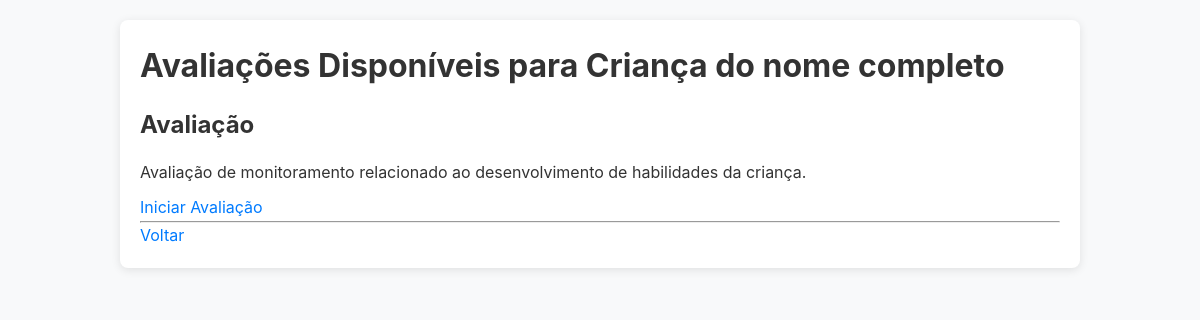
/assessments/ (signed in), run on the app's committed database.
### core/models.py (models this page shows, shortened)
class Profile(models.Model):
    user = models.ForeignKey(User, on_delete=models.CASCADE, related_name='profiles')
    name = models.CharField(max_length=255, verbose_name="Nome Completo")
    GRAU_AUTISMO_CHOICES = [
        ('1', 'Nível 1 - Leve'),
        ('2', 'Nível 2 - Moderado'),
        ('3', 'Nível 3 - Severo'),
    ]
    data_nascimento = models.DateField(verbose_name="Data de Nascimento")
    grau_autismo = models.CharField(
        max_length=1,
        choices=GRAU_AUTISMO_CHOICES,
        verbose_name="Grau de Autismo"
    )
    tem_laudo = models.BooleanField(default=False, verbose_name="Possui laudo médico?")
    is_active = models.BooleanField(default=True, verbose_name="Está ativo?")
    created_at = models.DateTimeField(auto_now_add=True)
    class Meta:
        unique_together = ('user', 'name')

class Assessment(models.Model):
    title = models.CharField(max_length=200, verbose_name="Título")
    description = models.TextField(blank=True, null=True, verbose_name="Descrição")

### core/views.py (the view)
    def _wrapped_view(request, *args, **kwargs):
        if 'selected_profile_id' not in request.session:
            return redirect('profile_select')
        return view_func(request, *args, **kwargs)

### core/views.py (called while the page is built)
def profile_required(view_func):
    def _wrapped_view(request, *args, **kwargs):
        if 'selected_profile_id' not in request.session:
            return redirect('profile_select')
        return view_func(request, *args, **kwargs)
    return _wrapped_view

@login_required
@profile_required
def assessment_list(request):
    assessments = Assessment.objects.all()
    profile = Profile.objects.get(id=request.session['selected_profile_id'])
    return render(request, 'core/assessment_list.html', {'assessments': assessments, 'profile': profile})

### core/templates/core/assessment_list.html
{% extends "core/base.html" %}
{% block content %}
  <h1>Avaliações Disponíveis para {{ profile.name }}</h1>
  {% for assessment in assessments %}
    <div>
      <h2>{{ assessment.title }}</h2>
      <p>{{ assessment.description|default:"Sem descrição." }}</p>
      <a href="{% url 'take_assessment' assessment.id %}">Iniciar Avaliação</a>
    </div>
    <hr>
  {% empty %}
    <p>Nenhuma avaliação disponível no momento.</p>
  {% endfor %}
  <a href="{% url 'home' %}">Voltar</a>
{% endblock %}

### static/css/style.css (style rules this page uses)
:root { --cor-primaria: #007bff; --cor-primaria-hover: #0056b3; --cor-texto: #333; --cor-fundo: #f8f9fa; --cor-branco: #ffffff; --cor-borda: #dee2e6; --cor-perigo: #dc3545; }
* { box-sizing: border-box; margin: 0; padding: 0; }
body { font-family: -apple-system, BlinkMacSystemFont, "Segoe UI", Roboto, "Helvetica Neue", Arial, sans-serif; background-color: var(--cor-fundo); color: var(--cor-texto); line-height: 1.6; }
h1, h2, h3 { margin-bottom: 15px; color: var(--cor-texto); }
p { margin-bottom: 10px; }
a { color: var(--cor-primaria); text-decoration: none; }

### data on the page
Profile: name "Criança do nome completo"
Assessment: title "Avaliação", description "Avaliação de monitoramento relacionado ao desenvolvimento de habilidades da criança."
